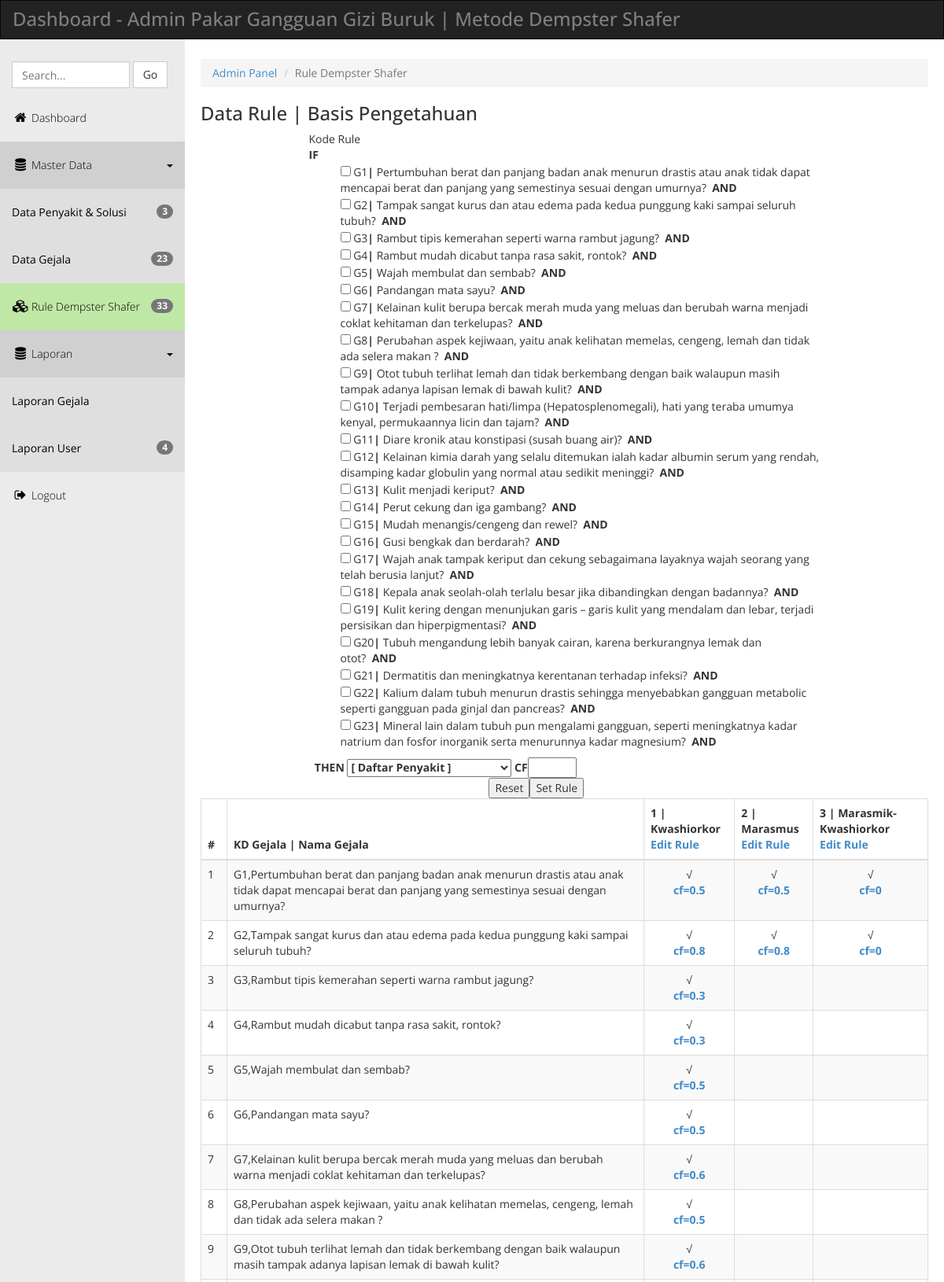
Page /admin/basis_pengetahuan.php (upper part) on the committed database.
### tables this page shows
CREATE TABLE `tb_gejala` (
  `id` int(11) NOT NULL,
  `kdgejala` varchar(3) DEFAULT NULL,
  `gejala` text DEFAULT NULL
);

CREATE TABLE `tb_rules` (
  `id_problem` int(11) DEFAULT NULL,
  `id_evidence` int(11) DEFAULT NULL,
  `cf` float DEFAULT NULL
);

### admin/basis_pengetahuan.php (the view, shortened to what this page needs)
<!DOCTYPE html>
<head>
  <link rel="stylesheet" href="css/templatemo_main.css">
</head>
<body>
  <div class="navbar navbar-inverse" role="navigation">
      <div class="navbar-header">
        <div class="logo"><h1>Dashboard - Admin Pakar Gangguan Gizi Buruk | Metode Dempster Shafer</h1></div>
      </div>
    </div>
    <div class="template-page-wrapper">
      <div class="navbar-collapse collapse templatemo-sidebar">
        <ul class="templatemo-sidebar-menu">
          <li>
            <form class="navbar-form">
              <input type="text" class="form-control" id="templatemo_search_box" placeholder="Search...">
              <span class="btn btn-default">Go</span>
            </form>
          </li>
          <li ><a href="index.php"><i class="fa fa-home"></i>Dashboard</a></li>
          <li class="sub open">
            <a href="javascript:;">
              <i class="fa fa-database"></i>Master Data <div class="pull-right"><span class="caret"></span></div>
            </a>
            <ul class="templatemo-submenu">
              <li><a href="penyakit.php"><span class="badge pull-right"><?php include "koneksi.php"; $queryNP=mysqli_query($koneksi,"SELECT * FROM tb_penyakit"); $numNP=mysqli_num_rows($queryNP); echo $numNP;?></span>Data Penyakit & Solusi</a></li>
              <li><a href="gejala.php"><span class="badge pull-right"><?php $queryNP=mysqli_query($koneksi,"SELECT * FROM `tb_gejala` ORDER BY `id` ASC" ); $numNP=mysqli_num_rows($queryNP); echo $numNP;?></span>Data Gejala</a></li>
            </ul>
          </li>
          <li class="active"><a href="basis_pengetahuan.php"><i class="fa fa-cubes"></i><span class="badge pull-right"><?php $queryNR=mysqli_query($koneksi,"SELECT * FROM tb_rules"); $numNR=mysqli_num_rows($queryNR); echo $numNR;?></span>Rule Dempster Shafer</a></li>
          <li class="sub open">
            <a href="javascript:;">
              <i class="fa fa-database"></i>Laporan<div class="pull-right"><span class="caret"></span></div>
            </a>
            <ul class="templatemo-submenu">
              <li><a href="lapgejala.php">Laporan Gejala</a></li>
              <li><a href="lapuser.php"><span class="badge pull-right"><?php $queryNP3=mysqli_query($koneksi,"SELECT * FROM tbpasien"); $numNP3=mysqli_num_rows($queryNP3); echo $numNP3;?></span>Laporan User</a></li>
            </ul>
          </li>
          <li><a href="javascript:;" data-toggle="modal" data-target="#confirmModal"><i class="fa fa-sign-out"></i>Logout</a></li>
        </ul>
      </div>
      <div class="templatemo-content-wrapper">
        <div class="templatemo-content">
          <ol class="breadcrumb">
            <li><a href="index.php">Admin Panel</a></li>
            <li class="active">Rule Dempster Shafer</li>
          </ol>
          <h1>Data Rule | Basis Pengetahuan</h1>
                   <div class="row">
            <div class="col-md-12">
              <div class="table-responsive">
              <div class="konten">
<form id="form1" name="form1" method="post" action="simpan_kaidah_produksi.php" enctype="multipart/form-data"><div>
  <table class="tab" width="650" border="0" align="center" cellpadding="4" cellspacing="1" bordercolor="#F0F0F0" bgcolor="#CCCC99">
      <tr bgcolor="#FFFFFF">
        <td>Kode Rule</td>
        <td>&nbsp;</td>
      </tr>
      <tr bgcolor="#FFFFFF">
        <td colspan="2"><strong>IF</strong><ul style="list-style:none;"> <?php
	include "koneksi.php";
	$arrPenyakit=array(); $arrGejala=array();
	$query=mysqli_query($koneksi,"SELECT * FROM tb_gejala ORDER BY id ASC") or die("Query Error..!" .mysqli_error);
	while ($row=mysqli_fetch_array($query)){
		$arrGejala["$row[id]"]=$row['kdgejala'].",".$row['gejala'];
	?>
    	<li><input type="checkbox" name="gejala[]" id="gejala" value="<?php echo $row['id'];?>">
    	<?php echo $row['kdgejala'] ."<strong>|&nbsp;</strong>".$row['gejala'];?><strong>&nbsp;&nbsp;AND</strong></li>
		 <?php } ?></ul><strong>&nbsp;&nbsp;THEN
		 <select name="TxtKdPenyakit" id="TxtKdPenyakit">
		   <option value="NULL">[ Daftar Penyakit ]</option>
		   <?php
	$sqlp = "SELECT * FROM tb_penyakit ORDER BY id";
	$qryp = mysqli_query($koneksi,$sqlp)
		    or die ("SQL Error: ".mysqli_error($koneksi));
	while ($datap=mysqli_fetch_array($qryp)) {
		$arrPenyakit["$datap[id]"]=$datap['nama_penyakit'];
	}
  ?>
		   </select>
		 CF<input type="text" name="cf" size="5"></strong></td>
        </tr>
      <tr bgcolor="#FFFFFF">
        <td>&nbsp;</td>
        <td><input type="reset" name="Submit2" value="Reset" /><input type="submit" name="Submit" value="Set Rule" /></td>
      </tr>
    </table>
  </div>
</form>
<table class="table table-striped table-hover table-bordered" >
<thead>
  <tr>
    <th ><strong>#</strong></th>
    <th><strong>KD Gejala | Nama Gejala</strong><span style="float:right; margin-right:25px;"><strong></strong></span></th>
    <?php $query_p=mysqli_query($koneksi,"SELECT id_problem FROM tb_rules GROUP BY id_problem");
	while($data_p=mysqli_fetch_array($query_p)){
	?>
    <th><?php $idp=$data_p['id_problem']; echo "$idp | "; print_r($arrPenyakit["$idp"]); ?><br><a href="edit_rule_base.php?kdpenyakit=<?php echo $data_p['id_problem'];?>">Edit Rule</a></th><?php }?>
    </tr></thead>
    <?php
    $query=mysqli_query($koneksi,"SELECT * FROM tb_rules GROUP BY id_evidence ORDER BY id_evidence ASC ")or die(mysqli_error());
	while($row=mysqli_fetch_array($query)){
	?>
  <tr>
    <td valign="top"><?php echo $row['id_evidence'];?></td>
    <td><?php $idG=$row['id_evidence']; print_r($arrGejala["$idG"]);?></td><?php $query_pb=mysqli_query($koneksi,"SELECT id_problem FROM tb_rules GROUP BY id_problem ");
	while($data_pb=mysqli_fetch_array($query_pb)){
	?>
    <td><?php $kdpenyakit_B=$data_pb['id_problem'];
	$kdgejala_B=$row['id_evidence'];
	$query_CG=mysqli_query($koneksi,"SELECT * FROM tb_rules WHERE id_problem='$kdpenyakit_B' AND id_evidence='$kdgejala_B' ");
	while($data_GB=mysqli_fetch_array($query_CG)){ echo "<center>&#8730;</center>";
	echo "<center><strong><a title='Edit Nilai CF Pada Tiap Gejala' href='edit_cf.php?id_problem=$kdpenyakit_B&id_evidence=$kdgejala_B&cf=$data_GB[cf]'>cf=$data_GB[cf]</a></strong></center>"; }
	?></td><?php }?>
    </tr>
  <?php } ?>
</table>
</div>
              </div>
            </div>
          </div>
        </div>
      </div>
    </div>
</body>
</html>

### admin/css/templatemo_main.css (style rules this page uses)
* { font-family: 'Open Sans', sans-serif; }
body { background-color: rgb(235,235,235); }
h1 { font-size: 24px; }
.logo { display: inline-block; }
.logo h1 { font-size: 24px; margin: 10px 15px; }
.templatemo-content-wrapper { float: left; width: 100%; }
.templatemo-content { margin-left: 235px; margin-top: 0px; min-height: 600px; padding: 25px 20px 0 20px; background-color: white; overflow-x: hidden; }
#templatemo_search_box { width: 150px; display: inline-block; }
.navbar { margin-bottom: 0; border-radius: 0; }
.navbar-header { color: rgb(127,127,127); }
.templatemo-sidebar { padding: 0; margin-top: 20px; }
.templatemo-sidebar .templatemo-sidebar-menu { list-style: none; margin: 0; padding: 0; }
.templatemo-sidebar .templatemo-sidebar-menu > li { display: block; margin: 0; padding: 0; border: 0px; }
.templatemo-sidebar .templatemo-sidebar-menu > li > a { display: block; position: relative; margin: 0; border: 0px; padding: 20px 15px; text-decoration: none; font-size: 14px; font-weight: 300; }
.templatemo-sidebar-menu a { color: black; }
.templatemo-sidebar-menu li.sub .templatemo-submenu { display: none; }
.templatemo-sidebar-menu li.sub.open .templatemo-submenu { display: block; }
.templatemo-submenu { padding-left: 0; }
.templatemo-submenu li { list-style: none; background-color: #DFDFDF; }
.templatemo-submenu li a { display: block; padding: 20px 15px; margin: 0; }
.templatemo-sidebar-menu > li.sub.open > a { background-color: rgba(145,145,145,0.3); }
.templatemo-sidebar .templatemo-sidebar-menu >li.active, .templatemo-sidebar .templatemo-sidebar-menu>li>a:hover { background-color: rgb(191, 232, 167); }
.templatemo-sidebar .templatemo-sidebar-menu > li > a > i { font-size: 16px; top: 2px; margin-top: 1px; margin-left: 1px; margin-right: 4px; display: inline-block; width: 1.25em; text-align: center; }
.nav-pills>li>a, .nav-tabs>li>a, .alert, .progress, .panel, .btn, .panel-group .panel, .form-control, .modal-content, .breadcrumb { border-radius: 0; }
@media screen and (min-width: 992px) { .templatemo-sidebar { width: 235px; float: left; position: relative; margin-right: -100%; } }

### rows in the picture
tb_gejala: kdgejala "G1", gejala "Pertumbuhan berat dan panjang badan anak menurun drastis atau anak tidak dapat mencapai berat dan panjang yang semestinya sesuai dengan umurnya?"
tb_gejala: kdgejala "G2", gejala "Tampak sangat kurus dan atau edema pada kedua punggung kaki sampai seluruh tubuh?"
tb_gejala: kdgejala "G3", gejala "Rambut tipis kemerahan seperti warna rambut jagung?"
tb_gejala: kdgejala "G4", gejala "Rambut mudah dicabut tanpa rasa sakit, rontok?"
tb_gejala: kdgejala "G5", gejala "Wajah membulat dan sembab?"
tb_gejala: kdgejala "G6", gejala "Pandangan mata sayu?"
tb_gejala: kdgejala "G7", gejala "Kelainan kulit berupa bercak merah muda yang meluas dan berubah warna menjadi coklat kehitaman dan terkelupas?"
tb_gejala: kdgejala "G8", gejala "Perubahan aspek kejiwaan, yaitu anak kelihatan memelas, cengeng, lemah dan tidak ada selera makan ?"
tb_gejala: kdgejala "G9", gejala "Otot tubuh terlihat lemah dan tidak berkembang dengan baik walaupun masih tampak adanya lapisan lemak di bawah kulit?"
tb_gejala: kdgejala "G10", gejala "Terjadi pembesaran hati/limpa (Hepatosplenomegali), hati yang teraba umumya kenyal, permukaannya licin dan tajam?"
tb_gejala: kdgejala "G11", gejala "Diare kronik atau konstipasi (susah buang air)?"
tb_gejala: kdgejala "G12", gejala "Kelainan kimia darah yang selalu ditemukan ialah kadar albumin serum yang rendah, disamping kadar globulin yang normal atau sedikit meninggi?"
tb_gejala: kdgejala "G13", gejala "Kulit menjadi keriput?"
tb_gejala: kdgejala "G14", gejala "Perut cekung dan iga gambang?"
tb_gejala: kdgejala "G15", gejala "Mudah menangis/cengeng dan rewel?"
tb_gejala: kdgejala "G16", gejala "Gusi bengkak dan berdarah?"
tb_gejala: kdgejala "G17", gejala "Wajah anak tampak keriput dan cekung sebagaimana layaknya wajah seorang yang telah berusia lanjut?"
tb_gejala: kdgejala "G18", gejala "Kepala anak seolah-olah terlalu besar jika dibandingkan dengan badannya?"
tb_gejala: kdgejala "G19", gejala "Kulit kering dengan menunjukan garis – garis kulit yang mendalam dan lebar, terjadi persisikan dan hiperpigmentasi?"
tb_gejala: kdgejala "G20", gejala "Tubuh mengandung lebih banyak cairan, karena berkurangnya lemak dan otot?"
tb_gejala: kdgejala "G21", gejala "Dermatitis dan meningkatnya kerentanan terhadap infeksi?"
tb_gejala: kdgejala "G22", gejala "Kalium dalam tubuh menurun drastis sehingga menyebabkan gangguan metabolic seperti gangguan pada ginjal dan pancreas?"
tb_gejala: kdgejala "G23", gejala "Mineral lain dalam tubuh pun mengalami gangguan, seperti meningkatnya kadar natrium dan fosfor inorganik serta menurunnya kadar magnesium?"
tb_rules: cf "0.5"
tb_rules: cf "0.5"
tb_rules: cf "0"
tb_rules: cf "0.8"
tb_rules: cf "0.8"
tb_rules: cf "0"
tb_rules: cf "0.3"
tb_rules: cf "0.3"
tb_rules: cf "0.5"
tb_rules: cf "0.5"
tb_rules: cf "0.6"
tb_rules: cf "0.5"
tb_rules: cf "0.6"

### other values in the picture
$numNP "3"
$numNP "23"
$numNR "33"
$numNP3 "4"
$idp "1"
$idp "2"
$idp "3"
$row['id_evidence'] "1"
$row['id_evidence'] "2"
$row['id_evidence'] "3"
$row['id_evidence'] "4"
$row['id_evidence'] "5"
$row['id_evidence'] "6"
$row['id_evidence'] "7"
$row['id_evidence'] "8"
